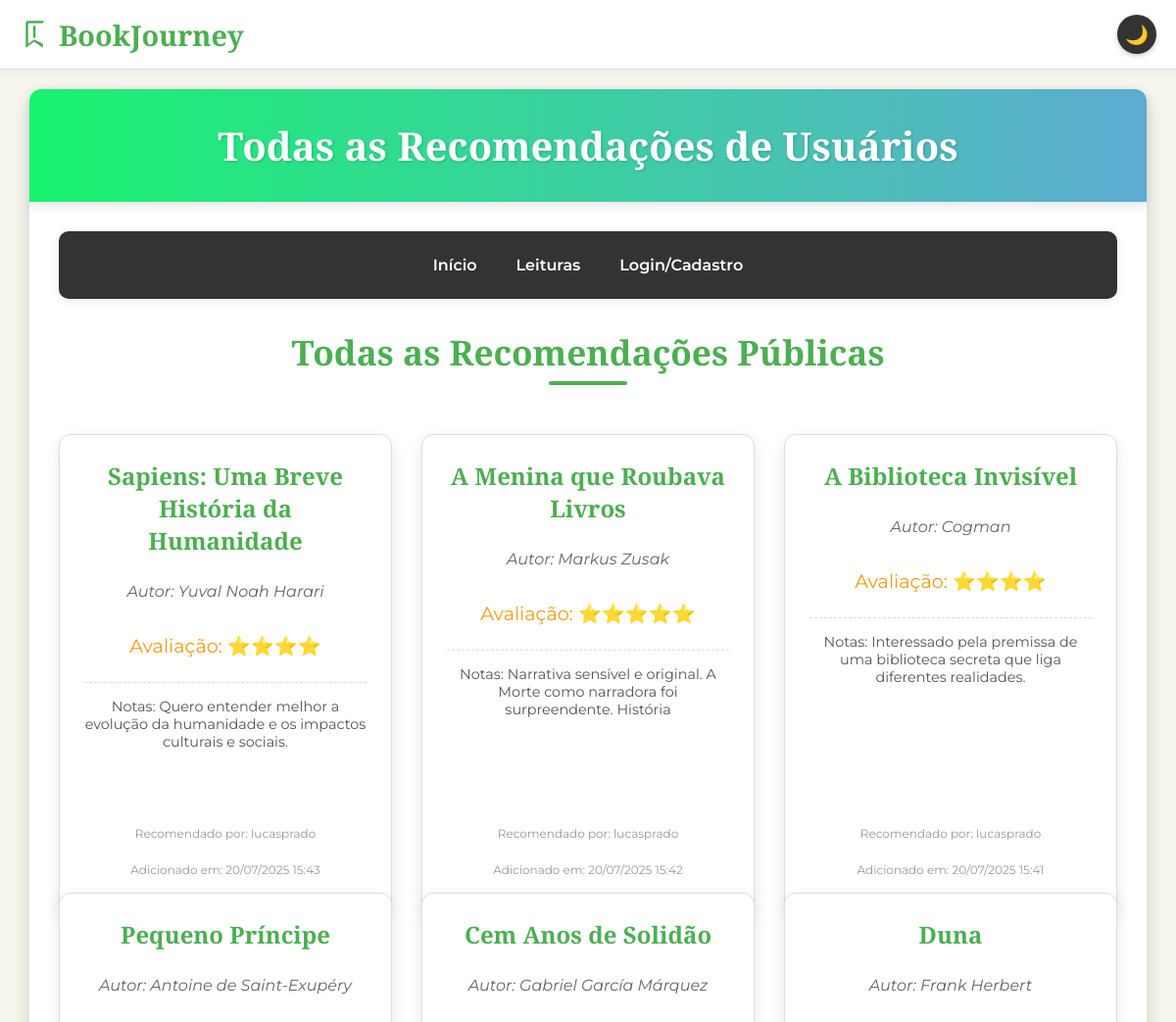
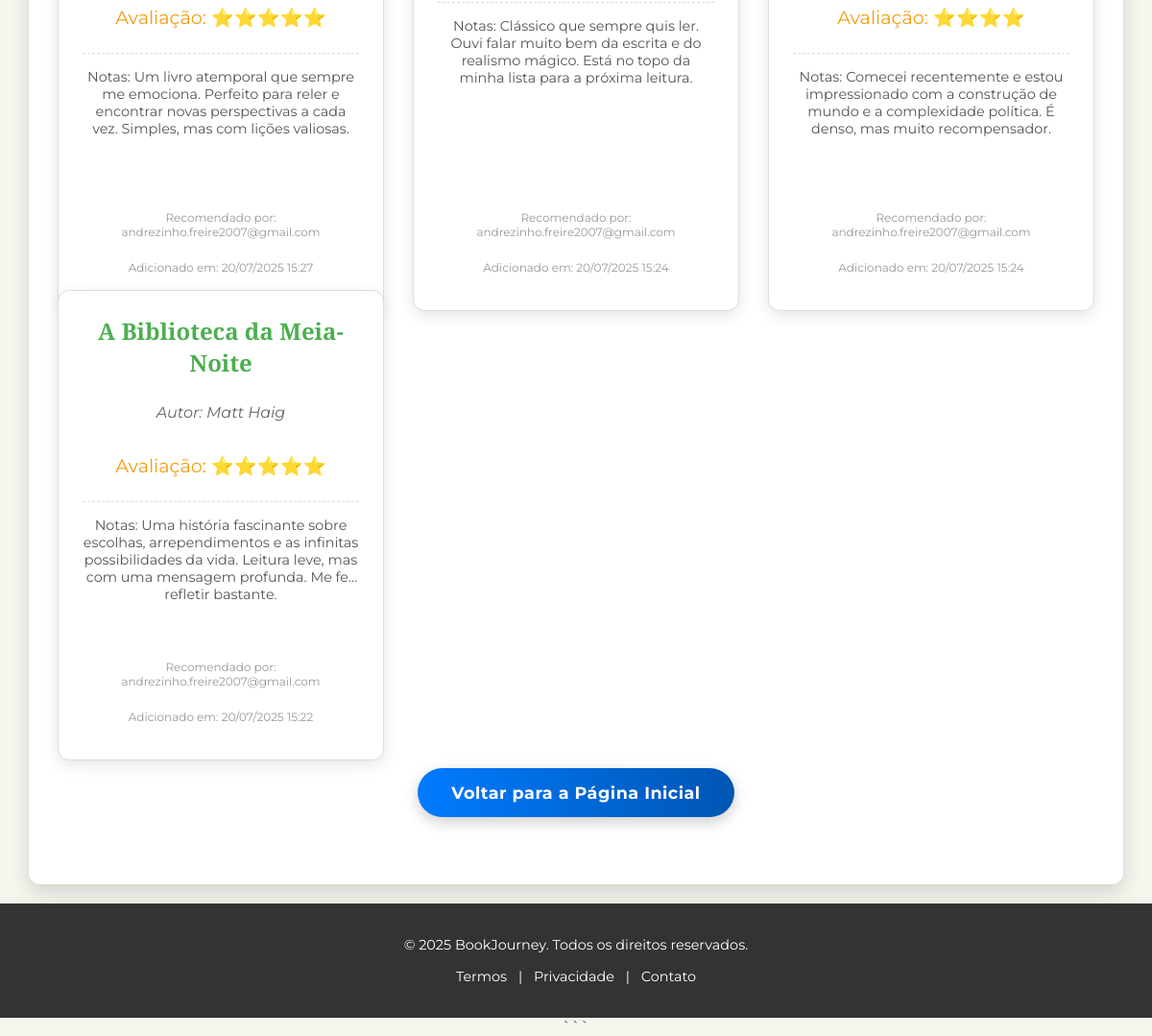
/all_recommendations, run on the app's committed database (2 pictures, top to bottom).
### app.py (models this page shows, shortened)
class Book(db.Model):
    id = db.Column(db.Integer, primary_key=True)
    title = db.Column(db.String(200), nullable=False)
    author = db.Column(db.String(100), nullable=False)
    publication_year = db.Column(db.Integer, nullable=True)
    genre = db.Column(db.String(50), nullable=True)
    user_books = db.relationship('UserBook', backref='book', lazy=True, cascade="all, delete-orphan")

class UserBook(db.Model):
    id = db.Column(db.Integer, primary_key=True)
    user_id = db.Column(db.Integer, db.ForeignKey('user.id'), nullable=False)
    book_id = db.Column(db.Integer, db.ForeignKey('book.id'), nullable=False)
    status = db.Column(db.String(20), default='desejado', nullable=False)
    progress_pages = db.Column(db.Integer, nullable=True)
    progress_percentage = db.Column(db.Integer, nullable=True)
    notes = db.Column(db.Text, nullable=True)
    rating = db.Column(db.Integer, nullable=True)
    start_date = db.Column(db.DateTime, nullable=True)
    end_date = db.Column(db.DateTime, nullable=True)
    added_date = db.Column(db.DateTime, default=datetime.utcnow)
    is_public_recommendation = db.Column(db.Boolean, default=True, nullable=False)

class User(db.Model):
    id = db.Column(db.Integer, primary_key=True)
    username = db.Column(db.String(80), unique=True, nullable=False)
    email = db.Column(db.String(120), unique=True, nullable=False)
    password_hash = db.Column(db.String(128))
    is_admin = db.Column(db.Boolean, default=False, nullable=False)
    user_books = db.relationship('UserBook', backref='user', lazy=True, cascade="all, delete-orphan")
    contributed_books = db.relationship('CommunityBook', backref='contributor', lazy=True, cascade="all, delete-orphan")
    reading_progresses = db.relationship('UserCommunityBookProgress', backref='user', lazy=True, cascade="all, delete-orphan")

### app.py (the view)
@app.route('/all_recommendations')
def all_recommendations():
    all_public_entries = UserBook.query.filter_by(is_public_recommendation=True).order_by(UserBook.added_date.desc()).all()
    recommendations_data = []
    for entry in all_public_entries:
        recommendations_data.append({
            'title': entry.book.title,
            'author': entry.book.author,
            'notes': entry.notes,
            'rating': entry.rating,
            'username': entry.user.username,
            'added_date': entry.added_date.strftime('%d/%m/%Y %H:%M')
        })
    return render_template('all_recommendations.html', recommendations=recommendations_data)

### templates/all_recommendations.html (shortened to what this page needs)
<!DOCTYPE html>
<html lang="pt-br">
<head>
    <link rel="stylesheet" href="https://cdnjs.cloudflare.com/ajax/libs/font-awesome/5.15.4/css/all.min.css">
</head>
<body>
    <div class="top-header">
        <a href="{{ url_for('index') }}" class="logo">
            BookJourney
        </a>
        <button id="toggle-dark" class="dark-mode-toggle">🌙</button>
    </div>
    <div class="container">
        <header>
            <h1>Todas as Recomendações de Usuários</h1>
        </header>
        <nav>
            <a href="{{ url_for('index') }}">Início</a>
            <a href="{{ url_for('leitura') }}">Leituras</a>
            {% if session.get('user_id') %}
                <a href="{{ url_for('dashboard') }}">Meu Diário de Leitura</a>
                <a href="{{ url_for('add_book') }}">Adicionar Livro</a>
                <a href="{{ url_for('logout') }}">Sair</a>
            {% else %}
                <a href="{{ url_for('auth') }}">Login/Cadastro</a>
            {% endif %}
        </nav>
        <main>
            <h2 class="section-title">Todas as Recomendações Públicas</h2>
            {% if recommendations %}
                <div class="recommendation-grid">
                    {% for rec in recommendations %}
                        <div class="book-card">
                            <h3>{{ rec.title }}</h3>
                            <p class="author">Autor: {{ rec.author }}</p>
                            {% if rec.rating %}
                                <p class="rating">Avaliação: {{ '⭐' * rec.rating }}</p>
                            {% endif %}
                            {% if rec.notes %}
                                <p class="notes">Notas: {{ rec.notes }}</p>
                            {% endif %}
                            <p class="meta-info">Recomendado por: {{ rec.username }}</p>
                            <p class="meta-info">Adicionado em: {{ rec.added_date }}</p>
                        </div>
                    {% endfor %}
                </div>
            {% else %}
                <p class="no-recommendations">Ainda não há recomendações públicas de nenhum usuário.</p>
            {% endif %}
            <a href="{{ url_for('index') }}" class="back-button">Voltar para a Página Inicial</a>
        </main>
    </div>
    <footer class="footer">
        <p>&copy; 2025 BookJourney. Todos os direitos reservados.</p>
        <p>
            <a href="#">Termos</a> |
            <a href="#">Privacidade</a> |
            <a href="#">Contato</a>
        </p>
    </footer>
</body>
</html>

### data on the page
Book: title "Sapiens: Uma Breve História da Humanidade", author "Yuval Noah Harari"
UserBook: notes "Quero entender melhor a evolução da humanidade e os impactos culturais e sociais."
User: username "lucasprado" "lucasprado" "lucasprado"
Book: title "A Menina que Roubava Livros", author "Markus Zusak"
UserBook: notes "Narrativa sensível e original. A Morte como narradora foi surpreendente. História"
Book: title "A Biblioteca Invisível", author "Cogman"
UserBook: notes "Interessado pela premissa de uma biblioteca secreta que liga diferentes realidades."
Book: title "Pequeno Príncipe", author "Antoine de Saint-Exupéry"
UserBook: notes "Um livro atemporal que sempre me emociona. Perfeito para reler e encontrar novas perspectivas a cada vez. Simples, mas com lições valiosas."
User: username "andrezinho.freire2007@gmail.com" "andrezinho.freire2007@gmail.com" "andrezinho.freire2007@gmail.com" "andrezinho.freire2007@gmail.com"
Book: title "Cem Anos de Solidão", author "Gabriel García Márquez"
UserBook: notes "Clássico que sempre quis ler. Ouvi falar muito bem da escrita e do realismo mágico. Está no topo da minha lista para a próxima leitura."
Book: title "Duna", author "Frank Herbert"
UserBook: notes "Comecei recentemente e estou impressionado com a construção de mundo e a complexidade política. É denso, mas muito recompensador."
Book: title "A Biblioteca da Meia-Noite", author "Matt Haig"
UserBook: notes "Uma história fascinante sobre escolhas, arrependimentos e as infinitas possibilidades da vida. Leitura leve, mas com uma mensagem profunda. Me fez refletir bastante."

### other printed values
{{ '⭐' * rec.rating }} "⭐⭐⭐⭐" "⭐⭐⭐⭐⭐" "⭐⭐⭐⭐" "⭐⭐⭐⭐⭐" "⭐⭐⭐⭐" "⭐⭐⭐⭐⭐"
{{ rec.added_date }} "20/07/2025 15:43" "20/07/2025 15:42" "20/07/2025 15:41" "20/07/2025 15:27" "20/07/2025 15:24" "20/07/2025 15:24" "20/07/2025 15:22"
